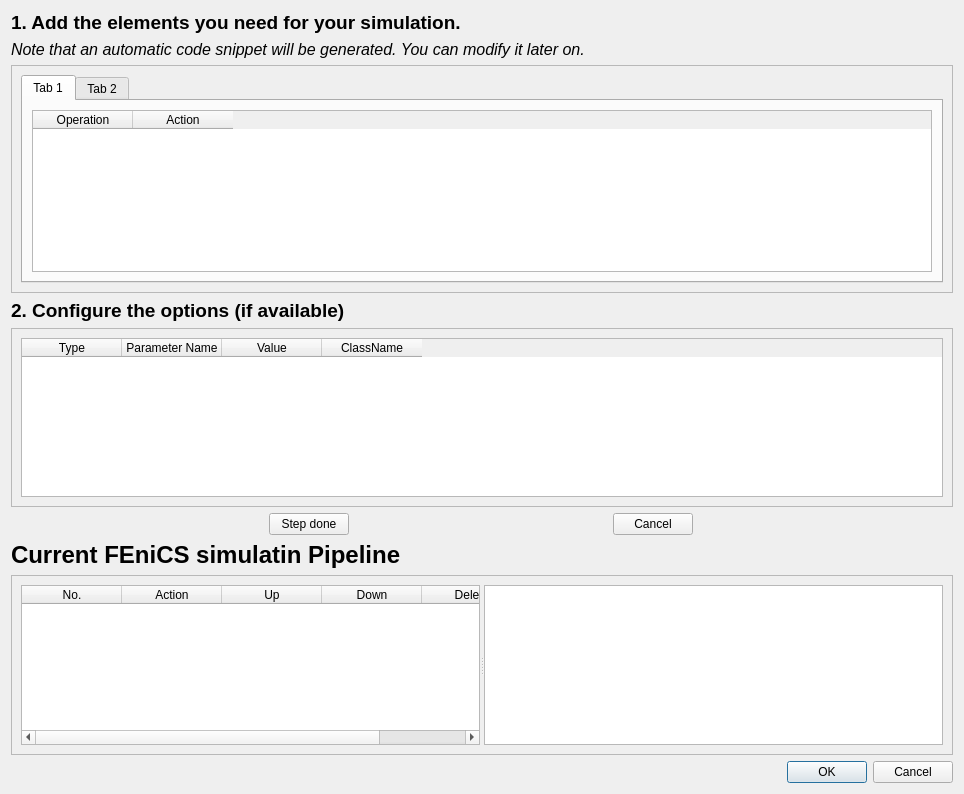
<?xml version="1.0" encoding="UTF-8"?>
<ui version="4.0">
 <class>FEniCSConfigurationDialog</class>
 <widget class="QDialog" name="FEniCSConfigurationDialog">
  <property name="geometry">
   <rect>
    <x>0</x>
    <y>0</y>
    <width>964</width>
    <height>794</height>
   </rect>
  </property>
  <property name="windowTitle">
   <string>Dialog</string>
  </property>
  <layout class="QVBoxLayout" name="verticalLayout_5">
   <item>
    <widget class="QLabel" name="step1TitleLabel">
     <property name="font">
      <font>
       <pointsize>14</pointsize>
       <weight>75</weight>
       <bold>true</bold>
      </font>
     </property>
     <property name="text">
      <string>1. Add the elements you need for your simulation. </string>
     </property>
    </widget>
   </item>
   <item>
    <widget class="QLabel" name="step1SubtitleLabel">
     <property name="font">
      <font>
       <pointsize>12</pointsize>
       <italic>true</italic>
      </font>
     </property>
     <property name="text">
      <string>Note that an automatic code snippet will be generated. You can modify it later on.</string>
     </property>
    </widget>
   </item>
   <item>
    <widget class="QFrame" name="Step1Frame">
     <property name="frameShape">
      <enum>QFrame::StyledPanel</enum>
     </property>
     <property name="frameShadow">
      <enum>QFrame::Raised</enum>
     </property>
     <layout class="QVBoxLayout" name="verticalLayout_2">
      <item>
       <widget class="QTabWidget" name="fenicsTabWidget">
        <property name="currentIndex">
         <number>0</number>
        </property>
        <widget class="QWidget" name="firstTab">
         <attribute name="title">
          <string>Tab 1</string>
         </attribute>
         <layout class="QVBoxLayout" name="verticalLayout">
          <item>
           <widget class="QTableWidget" name="firstTabTable">
            <column>
             <property name="text">
              <string>Operation</string>
             </property>
            </column>
            <column>
             <property name="text">
              <string>Action</string>
             </property>
            </column>
           </widget>
          </item>
         </layout>
        </widget>
        <widget class="QWidget" name="secondTab">
         <attribute name="title">
          <string>Tab 2</string>
         </attribute>
        </widget>
       </widget>
      </item>
     </layout>
    </widget>
   </item>
   <item>
    <widget class="QLabel" name="step2TitleLabel">
     <property name="font">
      <font>
       <pointsize>14</pointsize>
       <weight>75</weight>
       <bold>true</bold>
      </font>
     </property>
     <property name="text">
      <string>2. Configure the options (if available)</string>
     </property>
    </widget>
   </item>
   <item>
    <widget class="QFrame" name="Step2Frame">
     <property name="frameShape">
      <enum>QFrame::StyledPanel</enum>
     </property>
     <property name="frameShadow">
      <enum>QFrame::Raised</enum>
     </property>
     <layout class="QVBoxLayout" name="verticalLayout_3">
      <item>
       <widget class="QTableWidget" name="fenicsOptionsTable">
        <column>
         <property name="text">
          <string>Type</string>
         </property>
        </column>
        <column>
         <property name="text">
          <string>Parameter Name</string>
         </property>
        </column>
        <column>
         <property name="text">
          <string>Value</string>
         </property>
        </column>
        <column>
         <property name="text">
          <string>ClassName</string>
         </property>
        </column>
       </widget>
      </item>
     </layout>
    </widget>
   </item>
   <item>
    <layout class="QHBoxLayout" name="horizontalLayout">
     <item>
      <widget class="QPushButton" name="stepDoneButton">
       <property name="sizePolicy">
        <sizepolicy hsizetype="Fixed" vsizetype="Fixed">
         <horstretch>0</horstretch>
         <verstretch>0</verstretch>
        </sizepolicy>
       </property>
       <property name="text">
        <string>Step done</string>
       </property>
      </widget>
     </item>
     <item>
      <widget class="QPushButton" name="cancelConfigButton">
       <property name="sizePolicy">
        <sizepolicy hsizetype="Fixed" vsizetype="Fixed">
         <horstretch>0</horstretch>
         <verstretch>0</verstretch>
        </sizepolicy>
       </property>
       <property name="text">
        <string>Cancel</string>
       </property>
      </widget>
     </item>
    </layout>
   </item>
   <item>
    <widget class="QLabel" name="fenicsPipelineTitleLabel">
     <property name="font">
      <font>
       <pointsize>18</pointsize>
       <weight>75</weight>
       <bold>true</bold>
      </font>
     </property>
     <property name="text">
      <string>Current FEniCS simulatin Pipeline</string>
     </property>
    </widget>
   </item>
   <item>
    <widget class="QFrame" name="FenicsSimulationPipelineFrame">
     <property name="frameShape">
      <enum>QFrame::StyledPanel</enum>
     </property>
     <property name="frameShadow">
      <enum>QFrame::Raised</enum>
     </property>
     <layout class="QVBoxLayout" name="verticalLayout_4">
      <item>
       <widget class="QSplitter" name="splitter">
        <property name="orientation">
         <enum>Qt::Horizontal</enum>
        </property>
        <widget class="QTableWidget" name="fenicsPipelineTable">
         <column>
          <property name="text">
           <string>No.</string>
          </property>
         </column>
         <column>
          <property name="text">
           <string>Action</string>
          </property>
         </column>
         <column>
          <property name="text">
           <string>Up</string>
          </property>
         </column>
         <column>
          <property name="text">
           <string>Down</string>
          </property>
         </column>
         <column>
          <property name="text">
           <string>Delete</string>
          </property>
         </column>
        </widget>
        <widget class="QTableWidget" name="fenicsPipelineOptionsTable"/>
       </widget>
      </item>
     </layout>
    </widget>
   </item>
   <item>
    <widget class="QDialogButtonBox" name="dialogButtonBox">
     <property name="orientation">
      <enum>Qt::Horizontal</enum>
     </property>
     <property name="standardButtons">
      <set>QDialogButtonBox::Cancel|QDialogButtonBox::Ok</set>
     </property>
    </widget>
   </item>
  </layout>
 </widget>
 <resources/>
 <connections>
  <connection>
   <sender>dialogButtonBox</sender>
   <signal>accepted()</signal>
   <receiver>FEniCSConfigurationDialog</receiver>
   <slot>accept()</slot>
   <hints>
    <hint type="sourcelabel">
     <x>248</x>
     <y>254</y>
    </hint>
    <hint type="destinationlabel">
     <x>157</x>
     <y>274</y>
    </hint>
   </hints>
  </connection>
  <connection>
   <sender>dialogButtonBox</sender>
   <signal>rejected()</signal>
   <receiver>FEniCSConfigurationDialog</receiver>
   <slot>reject()</slot>
   <hints>
    <hint type="sourcelabel">
     <x>316</x>
     <y>260</y>
    </hint>
    <hint type="destinationlabel">
     <x>286</x>
     <y>274</y>
    </hint>
   </hints>
  </connection>
 </connections>
</ui>
